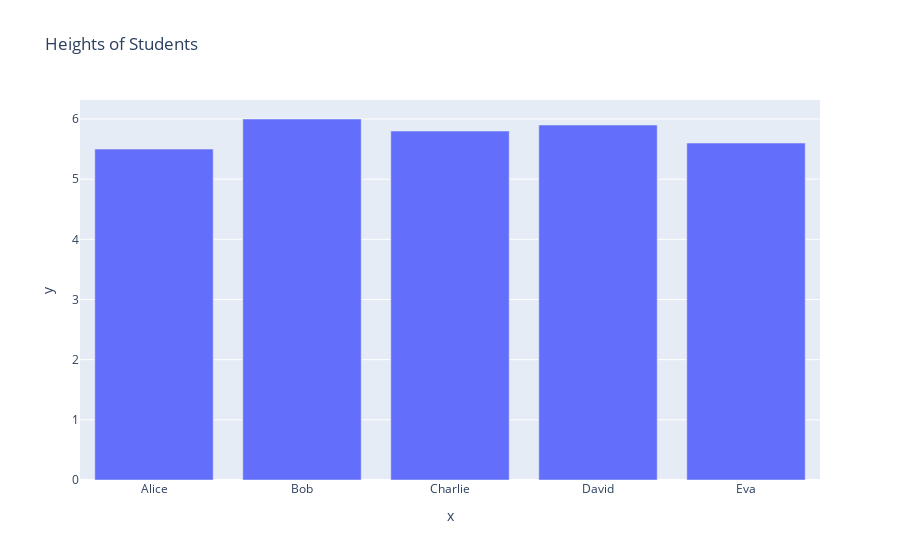

This figure's notebook cell:
### Markdown cell above
This code cell creates a bar chart using Plotly Express to visualize the heights of a group of students. The `names` list contains the names of the students, and the `heights` list contains their corresponding heights in feet.

- `px.bar` is used to generate the bar chart with names on the x-axis and heights on the y-axis.
- `fig.show()` displays the interactive chart within the notebook.
- `fig.write_image("fig1.png")` saves the chart as a PNG image file, which is useful for including the visualization in documents or presentations.
- `fig.write_html("fig2.html")` saves the chart as an interactive HTML file, allowing you to share or embed the visualization on web pages.

### Code cell
names = ['Alice', 'Bob', 'Charlie', 'David', 'Eva'] 
heights = [5.5, 6.0, 5.8, 5.9, 5.6]  # Heights in feet
fig =px.bar(x=names, y=heights, title='Heights of Students')
fig.show()
fig.write_image("fig1.png")  # Save the figure as a PNG file
fig.write_html("fig1.html")

### Figure 1 — Plotly figure (JSON) as saved in the notebook; plotly's stock layout.template omitted (floating-point values rounded to 4 significant figures)
{"data": [{"hovertemplate": "x=%{x}<br>y=%{y}<extra></extra>", "legendgroup": "", "marker": {"color": "#636efa", "pattern": {"shape": ""}}, "name": "", "orientation": "v", "showlegend": false, "textposition": "auto", "type": "bar", "x": ["Alice", "Bob", "Charlie", "David", "Eva"], "xaxis": "x", "y": [5.5, 6.0, 5.8, 5.9, 5.6], "yaxis": "y"}], "layout": {"barmode": "relative", "legend": {"tracegroupgap": 0}, "title": {"text": "Heights of Students"}, "xaxis": {"anchor": "y", "domain": [0, 1], "title": {"text": "x"}}, "yaxis": {"anchor": "x", "domain": [0, 1], "title": {"text": "y"}}}}
